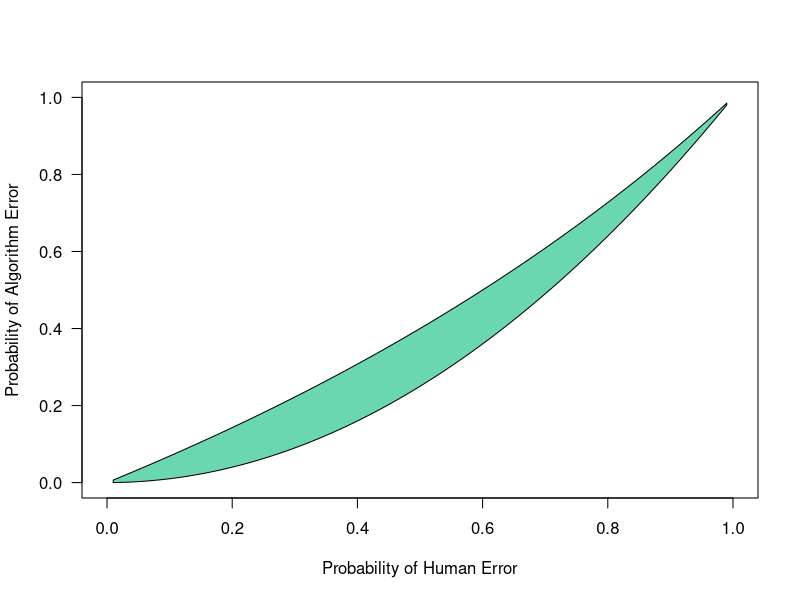

This chart was generated by the following R code:
## ---- chunk 1
plot(NULL,xlim=c(0,1),ylim=c(0,1),xlab='Probability of Human Error',ylab='Probability of Algorithm Error',las=1)
q = 1:100/101
polygon(c(q,rev(q)),c(q^2,2*rev(q)/(3-rev(q))),col = "#6BD7AF")
## ---- chunk 2
#It also precludes the possibility that the firm could somehow combine the algorithmic ranking with its own private assessment. And of course, it takes a firm-oriented perspective, and uses a model which cannot address real and important concerns about systematic bias against certain groups of applicants. 


#Here is one way to generate noisy rankings from quality scores $x$, which is not mentioned in their paper: sequentially sample candidates with probability in proportion to their quality $x_i$ raised to some power $\theta$.^[I am imagining sampling without replacement, but this is equivalent to sampling with replacement with selection probabilities $p_i = \frac{x_i^\theta}{\sum_{j} x_j^\theta}$, and then ordering candidates by when they first were drawn.] Note that if $\theta = 0$, the resulting ranking is totally random, and as $\theta \rightarrow \infty$, the probability of properly ranking according to $x$ converges to one. I believe the following are true:

#1. This model satisfies their Definitions 1 and 3.
#2. Under this model, firms always choose to use algorithmic rankings, and are always better off than they would have been if using human rankings.

#If I am right, then this implies that this procedure must violate Definition 2. I found this to be the most opaque condition, and in fact am confused by their notation.^[In their model, $x$ is randomly drawn from a known distribution $D$, and then rankings $\pi$ and $\sigma$ are drawn iid from a distribution that depends on $x$ and an accuracy parameter $\theta$. Let $\pi_k$ be the value of the $k^th$-ranked individual according to $\pi$, and analogously for $\sigma_k$. They write $\mathbb{E}[\pi_1 -\pi_2 \vert \pi_1 \ne \sigma_1] \ge 0$. This makes it unclear (to me) what information we are conditioning on. Since their model allows $D$ to be degenerate, I am assuming that $x$ can be fixed without loss of generality. If are conditioning on complete rankings $\pi$ and $\sigma$, this clearly cannot hold simultaneously for both $\pi$ and $\sigma$. The notation makes it look like we are only conditioning on the event that $\pi$ and $\sigma$ do not have the same value for the top-ranked candidate (that is, we don't even get to observe the individual candidates ranked first by each).]

#Example in their Figure 1: 

#True Ranking $\pi_T: $A \succ B \succ C \succ D$
#Ranking $\pi_1$: $B \succ A \succ D \succ C$
#Ranking $\pi_2$: $C \succ A \succ B \succ D$
#Algorithmic Ranking $\pi_A: $A \succ C \succ B \succ D$


#In this example, the algorithmic ranking is "closer" to the truth than either firm's ranking, if our notion of distance is the number of pairs of candidates who are ranked incorrectly (the algorithm ranks 1 pair incorrectly, while each firm ranks two pairs incorrectly). If both firms use their own rankings, Firm 1 hires $B$ and firm 2 hires $C$.
